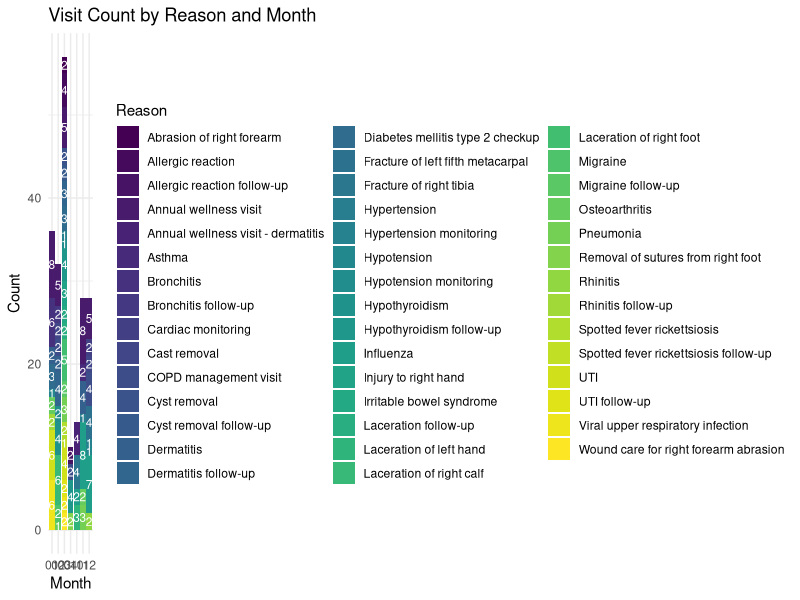
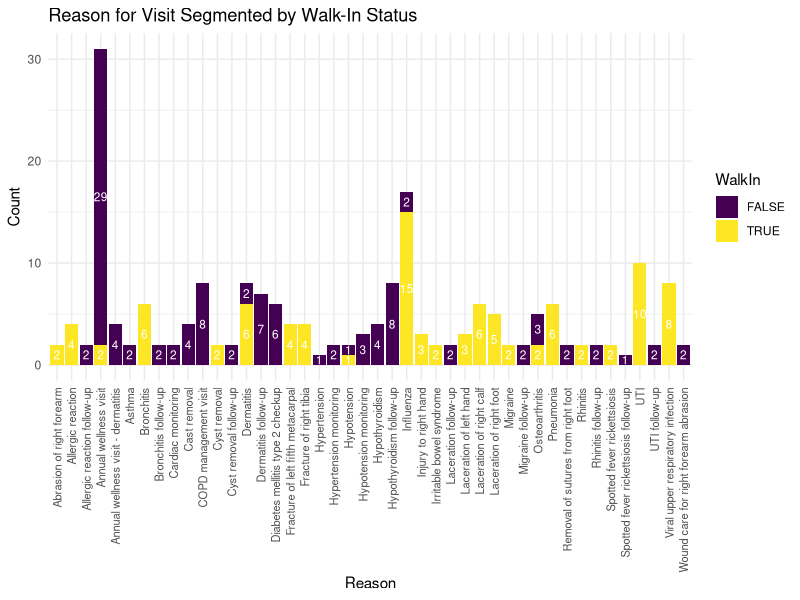
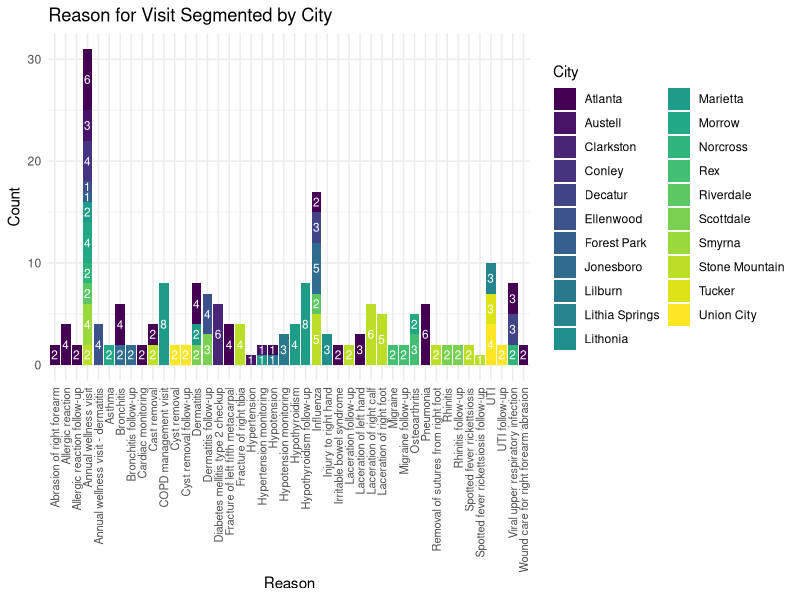
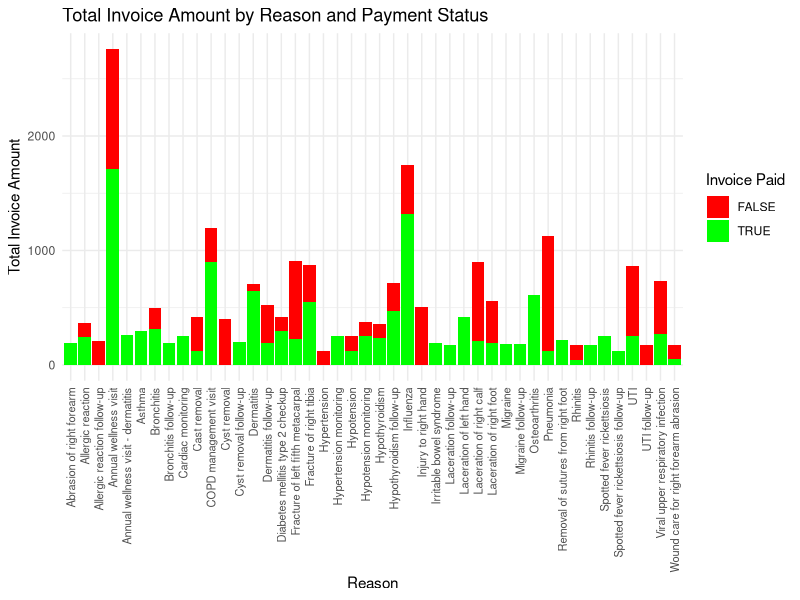
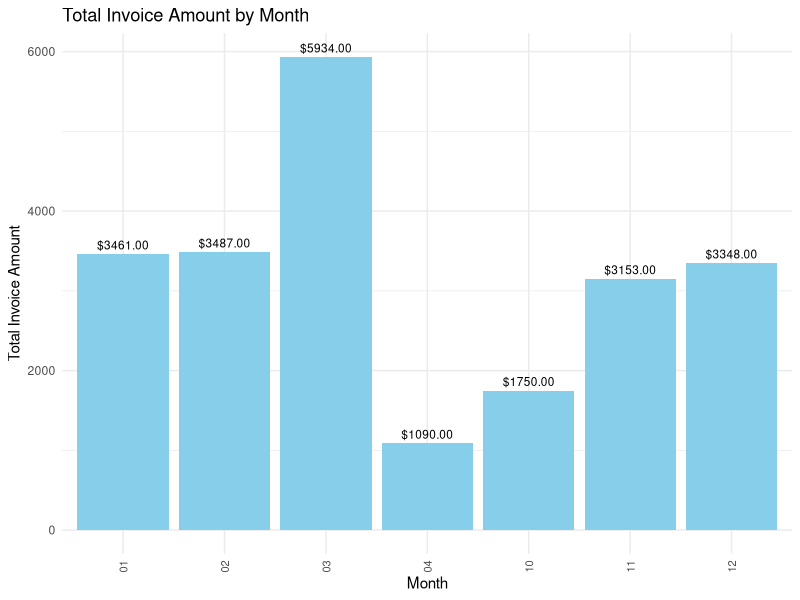

Here is the R script that generated these plots, in order:
library(readxl)
library(dplyr)
library(tidyr)
library(tidyverse)
library(ggplot2)
library(stringr)

setwd("C:/Users/kobem/Documents/GitHub/DATA-332/Patient Data")
df_billing <- read_xlsx('Billing.xlsx')
df_patient <- read_xlsx('Patient.xlsx')
df_vistit <- read_xlsx('Visit.xlsx')

merged_data <- merge(df_billing, df_vistit, by = "VisitID", all.x = TRUE)
final_merged_data <- merge(merged_data, df_patient, by = "PatientID", all.x = TRUE)

final_merged_data$VisitDate <- as.Date(final_merged_data$VisitDate)

final_merged_data <- final_merged_data %>%
  mutate(VisitMonth = format(VisitDate, "%m"))

#Question 1
df_visit_month <- final_merged_data %>%
  group_by(VisitMonth, Reason) %>%
  summarize(Count = n())

df_visit_month$VisitMonth <- factor(df_visit_month$VisitMonth, levels = unique(df_visit_month$VisitMonth))

ggplot(df_visit_month, aes(x = VisitMonth, y = Count, fill = Reason)) +
  geom_bar(stat = "identity") +
  geom_text(aes(label = Count), position = position_stack(vjust = 0.5), size = 3, color = "white") +
  labs(title = "Visit Count by Reason and Month",
       x = "Month",
       y = "Count") +
  theme_minimal() +
  scale_fill_viridis_d()

#Question 2
df_walkin_reason <- final_merged_data %>%
  group_by(Reason, WalkIn) %>%
  summarize(Count = n())

ggplot(df_walkin_reason, aes(x = Reason, y = Count, fill = WalkIn)) +
  geom_bar(position = "stack", stat = "identity") +
  geom_text(aes(label = Count), position = position_stack(vjust = 0.5), size = 3, color = "white") +
  labs(title = "Reason for Visit Segmented by Walk-In Status",
       x = "Reason",
       y = "Count") +
  theme_minimal() +
  theme(axis.text.x = element_text(angle = 90, hjust = 1, vjust = 0.5, size = 8)) +
  scale_fill_viridis_d()

#Question 3
df_reason_city <- final_merged_data %>%
  group_by(Reason, City) %>%
  summarize(Count = n())

ggplot(df_reason_city, aes(x = Reason, y = Count, fill = City)) +
  geom_bar(position = "stack", stat = "identity") +
  geom_text(aes(label = Count), position = position_stack(vjust = 0.5), size = 3, color = "white") +
  labs(title = "Reason for Visit Segmented by City",
       x = "Reason",
       y = "Count") +
  theme_minimal() +
  theme(axis.text.x = element_text(angle = 90, hjust = 1, vjust = 0.5, size = 8)) +
  scale_fill_viridis_d()


#Question 4
df_invoice_reason <- final_merged_data %>%
  group_by(Reason, InvoicePaid) %>%
  summarise(TotalInvoiceAmount = sum(InvoiceAmt))

ggplot(df_invoice_reason, aes(x = Reason, y = TotalInvoiceAmount, fill = factor(InvoicePaid))) +
  geom_bar(position = "stack", stat = "identity") +
  labs(title = "Total Invoice Amount by Reason and Payment Status",
       x = "Reason",
       y = "Total Invoice Amount") +
  theme_minimal() +
  theme(axis.text.x = element_text(angle = 90, hjust = 1, vjust = 0.5, size = 8)) +
  scale_fill_manual(values = c("red", "green"), name = "Invoice Paid")

#Question 5
monthly_invoice <- final_merged_data %>%
  group_by(VisitMonth) %>%
  summarise(TotalInvoiceAmount = sum(InvoiceAmt))

ggplot(monthly_invoice, aes(x = VisitMonth, y = TotalInvoiceAmount)) +
  geom_bar(stat = "identity", fill = "skyblue") +
  geom_text(aes(label = sprintf("$%.2f", TotalInvoiceAmount)), vjust = -0.5, size = 3, color = "black") +
  labs(title = "Total Invoice Amount by Month",
       x = "Month",
       y = "Total Invoice Amount") +
  theme_minimal() +
  theme(axis.text.x = element_text(angle = 90, hjust = 1, vjust = 0.5, size = 8))
